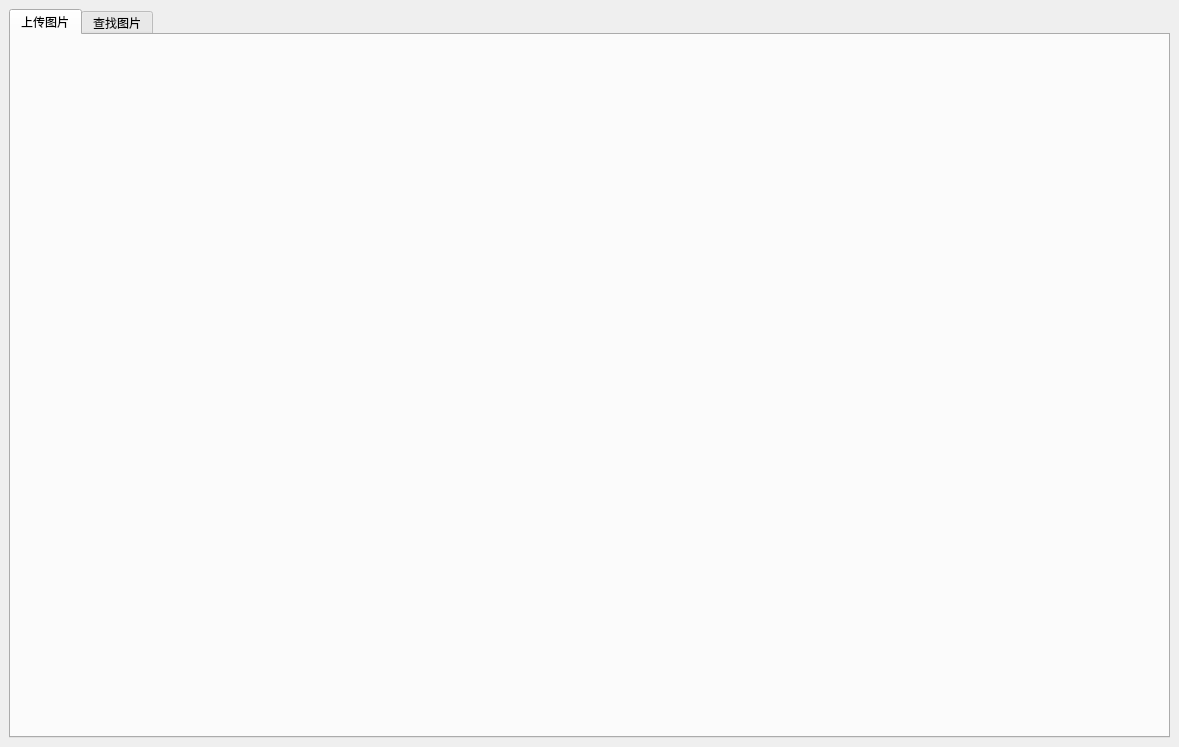
<?xml version="1.0" encoding="UTF-8"?>
<ui version="4.0">
 <class>MainWindow</class>
 <widget class="QMainWindow" name="MainWindow">
  <property name="geometry">
   <rect>
    <x>0</x>
    <y>0</y>
    <width>1179</width>
    <height>747</height>
   </rect>
  </property>
  <property name="windowTitle">
   <string>MainWindow</string>
  </property>
  <widget class="QWidget" name="centralwidget">
   <layout class="QGridLayout" name="gridLayout">
    <item row="0" column="0">
     <widget class="QTabWidget" name="tabWidget">
      <property name="currentIndex">
       <number>0</number>
      </property>
      <widget class="QWidget" name="UploadTab">
       <attribute name="title">
        <string>上传图片</string>
       </attribute>
      </widget>
      <widget class="QWidget" name="SearchTab">
       <attribute name="title">
        <string>查找图片</string>
       </attribute>
      </widget>
     </widget>
    </item>
   </layout>
  </widget>
 </widget>
 <resources/>
 <connections/>
</ui>
